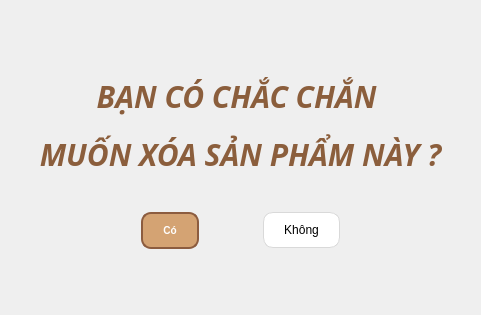
<?xml version="1.0" encoding="UTF-8"?>
<ui version="4.0">
 <class>Form</class>
 <widget class="QWidget" name="Form">
  <property name="geometry">
   <rect>
    <x>0</x>
    <y>0</y>
    <width>481</width>
    <height>315</height>
   </rect>
  </property>
  <property name="windowTitle">
   <string>Form</string>
  </property>
  <layout class="QGridLayout" name="gridLayout">
   <item row="0" column="1">
    <spacer name="verticalSpacer_3">
     <property name="orientation">
      <enum>Qt::Vertical</enum>
     </property>
     <property name="sizeHint" stdset="0">
      <size>
       <width>20</width>
       <height>68</height>
      </size>
     </property>
    </spacer>
   </item>
   <item row="1" column="0">
    <spacer name="horizontalSpacer_3">
     <property name="orientation">
      <enum>Qt::Horizontal</enum>
     </property>
     <property name="sizeHint" stdset="0">
      <size>
       <width>93</width>
       <height>20</height>
      </size>
     </property>
    </spacer>
   </item>
   <item row="1" column="1">
    <layout class="QVBoxLayout" name="verticalLayout_2">
     <property name="spacing">
      <number>29</number>
     </property>
     <item>
      <layout class="QVBoxLayout" name="verticalLayout">
       <property name="spacing">
        <number>0</number>
       </property>
       <item>
        <widget class="QLabel" name="label">
         <property name="font">
          <font>
           <family>Times New Roman,serif</family>
           <pointsize>-1</pointsize>
           <weight>75</weight>
           <italic>true</italic>
           <bold>true</bold>
          </font>
         </property>
         <property name="styleSheet">
          <string notr="true">QLabel {
    color: #8b5e3c; /* Màu chữ nâu vintage */
    font-family: &quot;Times New Roman&quot;, serif; /* Font chữ cổ điển */
    font-style: italic; /* Chữ in nghiêng */
    font-weight: bold;
    font-size: 30px;
    padding: 8px;

    text-align: center;
}


</string>
         </property>
         <property name="text">
          <string>BẠN CÓ CHẮC CHẮN </string>
         </property>
         <property name="alignment">
          <set>Qt::AlignCenter</set>
         </property>
        </widget>
       </item>
       <item>
        <widget class="QLabel" name="label_2">
         <property name="font">
          <font>
           <family>Times New Roman,serif</family>
           <pointsize>-1</pointsize>
           <weight>75</weight>
           <italic>true</italic>
           <bold>true</bold>
          </font>
         </property>
         <property name="styleSheet">
          <string notr="true">QLabel {
    color: #8b5e3c; /* Màu chữ nâu vintage */
    font-family: &quot;Times New Roman&quot;, serif; /* Font chữ cổ điển */
    font-style: italic; /* Chữ in nghiêng */
    font-weight: bold;
    font-size: 30px;
    padding: 8px;

    text-align: center;
}


</string>
         </property>
         <property name="text">
          <string>MUỐN XÓA SẢN PHẨM NÀY ?</string>
         </property>
         <property name="alignment">
          <set>Qt::AlignCenter</set>
         </property>
        </widget>
       </item>
      </layout>
     </item>
     <item>
      <spacer name="verticalSpacer">
       <property name="orientation">
        <enum>Qt::Vertical</enum>
       </property>
       <property name="sizeHint" stdset="0">
        <size>
         <width>20</width>
         <height>13</height>
        </size>
       </property>
      </spacer>
     </item>
     <item>
      <layout class="QHBoxLayout" name="horizontalLayout">
       <property name="leftMargin">
        <number>110</number>
       </property>
       <property name="rightMargin">
        <number>110</number>
       </property>
       <item>
        <widget class="QPushButton" name="yes_btn">
         <property name="styleSheet">
          <string notr="true">QPushButton {
    background-color: #d4a373; /* Màu nền vintage */
    color: #ffffff; /* Màu chữ trắng */
    border: 2px solid #8c5c3f; /* Viền màu nâu đậm */
    border-radius: 10px; /* Bo góc mềm mại */
    font-family: &quot;Georgia&quot;, serif; /* Font chữ cổ điển */
    font-size: 10px; /* Kích thước chữ */
    font-weight: bold; /* Chữ đậm */
    padding: 10px 20px; /* Khoảng cách bên trong nút */
    text-transform: uppercase; /* Chữ in hoa */
    box-shadow: 2px 2px 5px rgba(0, 0, 0, 0.3); /* Hiệu ứng bóng */
}

QPushButton:hover {
    background-color: #c28e62; /* Màu nền khi hover */
    box-shadow: 3px 3px 7px rgba(0, 0, 0, 0.4); /* Bóng khi hover */
    transform: scale(1.05); /* Hiệu ứng phóng to nhẹ */
}

QPushButton:pressed {
    background-color: #a67c55; /* Màu nền khi nhấn */
    box-shadow: inset 2px 2px 5px rgba(0, 0, 0, 0.3); /* Hiệu ứng bóng khi nhấn */
    transform: scale(0.95); /* Hiệu ứng thu nhỏ nhẹ */
}

QPushButton:checked {
    background-color: #8c5c3f; /* Màu nền khi nút được chọn */
    color: #f4f1e9; /* Màu chữ khi chọn */
    border: 2px solid #6b3f2b; /* Viền đậm hơn */
    box-shadow: inset 3px 3px 6px rgba(0, 0, 0, 0.4); /* Hiệu ứng bóng bên trong */
    transform: scale(1); /* Giữ nguyên kích thước */
}
</string>
         </property>
         <property name="text">
          <string>Có</string>
         </property>
        </widget>
       </item>
       <item>
        <spacer name="horizontalSpacer">
         <property name="orientation">
          <enum>Qt::Horizontal</enum>
         </property>
         <property name="sizeHint" stdset="0">
          <size>
           <width>40</width>
           <height>20</height>
          </size>
         </property>
        </spacer>
       </item>
       <item>
        <widget class="QPushButton" name="no_btn">
         <property name="styleSheet">
          <string notr="true">#no_btn {
    background-color: white;
    color: black;
    border: 1px solid #d9d9d9;
    font-family: Arial, sans-serif;
    font-size: 12px;
    border-radius: 10px;
    padding: 10px 20px; /* Khoảng cách trong nút */
}

/* Hover effect */
#no_btn:hover {
    background-color: #f5f5f5;  /* Nhẹ hơn để tạo hiệu ứng phản hồi */
    border: 1px solid #a0a0a0;  /* Viền đậm hơn một chút khi hover */
    color: black;
}
</string>
         </property>
         <property name="text">
          <string>Không</string>
         </property>
        </widget>
       </item>
      </layout>
     </item>
    </layout>
   </item>
   <item row="1" column="2">
    <spacer name="horizontalSpacer_2">
     <property name="orientation">
      <enum>Qt::Horizontal</enum>
     </property>
     <property name="sizeHint" stdset="0">
      <size>
       <width>93</width>
       <height>20</height>
      </size>
     </property>
    </spacer>
   </item>
   <item row="2" column="1">
    <spacer name="verticalSpacer_2">
     <property name="orientation">
      <enum>Qt::Vertical</enum>
     </property>
     <property name="sizeHint" stdset="0">
      <size>
       <width>20</width>
       <height>67</height>
      </size>
     </property>
    </spacer>
   </item>
  </layout>
 </widget>
 <resources/>
 <connections/>
</ui>
